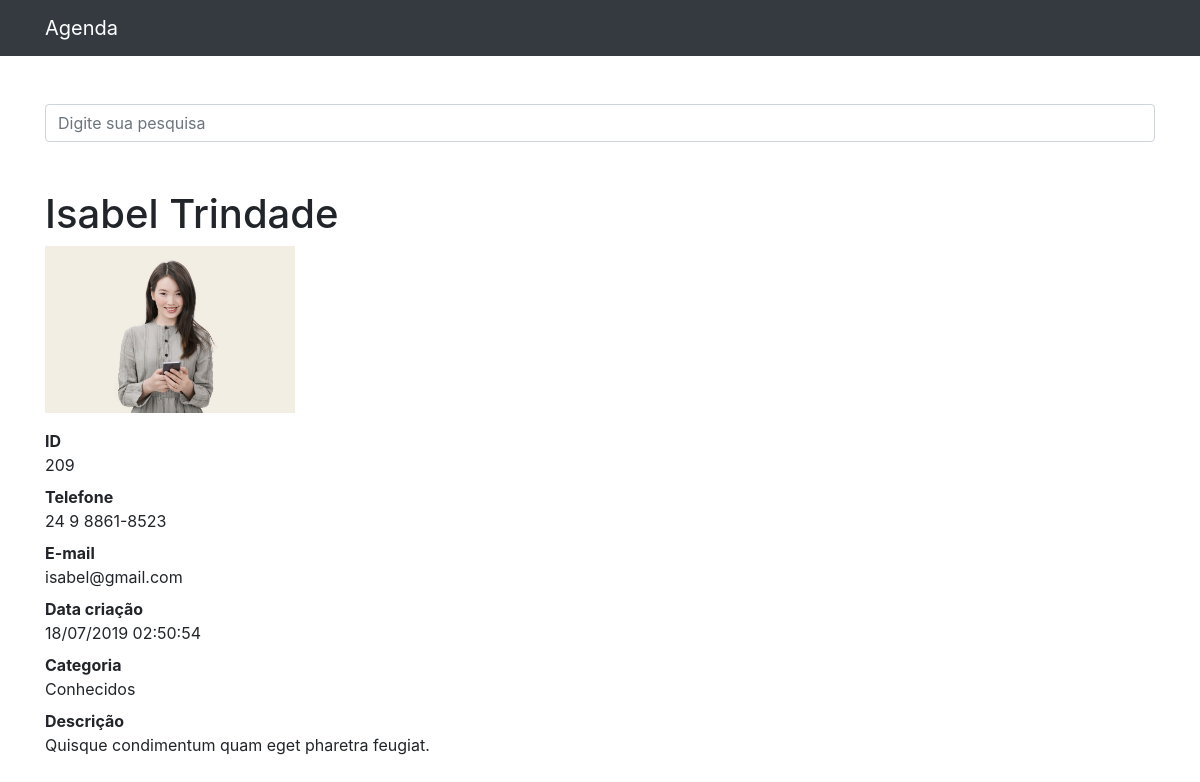
/209, run on the app's committed database.
### contatos/models.py (models this page shows, shortened)
class Contato(models.Model):
    nome = models.CharField(max_length=150)
    sobrenome = models.CharField(max_length=255, blank=True)
    telefone = models.CharField(max_length=255)
    email = models.CharField(max_length=255, blank=True)
    data_criacao = models.DateTimeField(default=timezone.now)
    descricao = models.TextField(blank=True)
    categoria = models.ForeignKey(Categoria, on_delete=models.DO_NOTHING)
    mostrar = models.BooleanField(default=True)
    foto = models.ImageField(blank=True, upload_to='fotos/%Y/%m/')

class Categoria(models.Model):
    nome = models.CharField(max_length=255)
    def __str__(self):
        return self.nome

### contatos/views.py (the view)
# urls.py: path('<int:contato_id>', views.ver_contato, name='ver_contato'),
def ver_contato(request, contato_id):
    contato = get_object_or_404(Contato, id=contato_id)
    if not contato.mostrar:
        raise Http404()
    return render(request, 'contatos/ver_contato.html', {
        'contato': contato
    })

### contatos/templates/contatos/ver_contato.html
{% extends 'base.html' %}
{%block conteudo%}
  <h1 class="mt-5">{{ contato.nome }} {{ contato.sobrenome }}</h1>
  <dl>
    {% if contato.foto %}
      <p>
        <img src="{{ contato.foto.url }}" style="max-width: 250px; height: auto;">
      </p>
    {% endif %}
    <dt>ID</dt>
    <dd>{{ contato.id }}</dd>
    <dt>Telefone</dt>
    <dd>{{ contato.telefone }}</dd>
    <dt>E-mail</dt>
    <dd>{{ contato.email }}</dd>
    <dt>Data criação</dt>
    <dd>{{ contato.data_criacao|date:'d/m/Y H:i:s' }}</dd>
    <dt>Categoria</dt>
    <dd>{{ contato.categoria }}</dd>
    <dt>Descrição</dt>
    <dd>{{ contato.descricao }}</dd>
  </dl>
{%endblock%}

### data on the page
Contato: nome "Isabel", sobrenome "Trindade", foto (picture), id "209", telefone "24 9 8861-8523", email "isabel@gmail.com", data_criacao "18/07/2019 02:50:54", categoria "Conhecidos", descricao "Quisque condimentum quam eget pharetra feugiat."
